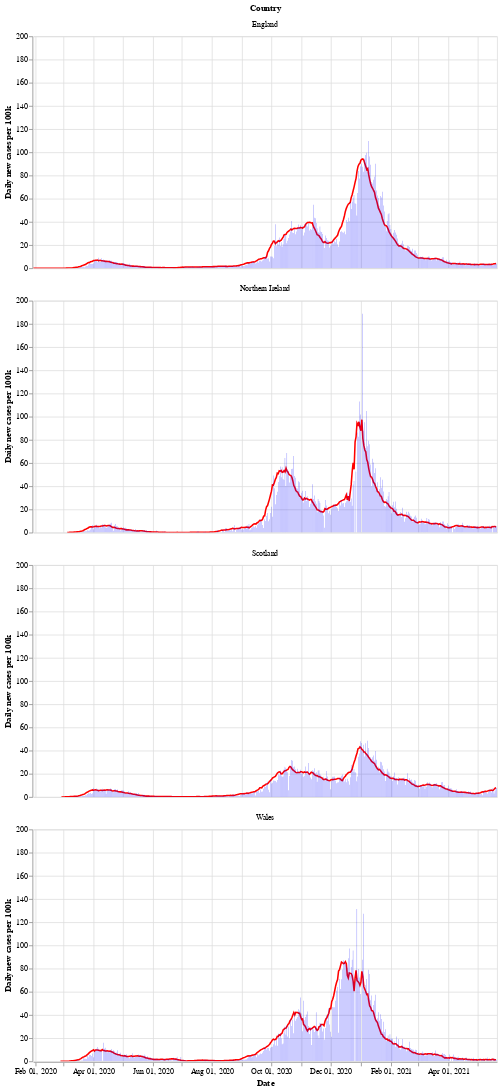

Write notebook code for a chart like this one.
### Markdown cell above
Next is a bar chart of the number of new cases in each country (per 100k population), with the 7 day moving average of cases. Again we see that Wales saw a longer period of raising and falling cases compared to the other countries.

After a period of cases falling, each nation is now seeing a rise in the number of cases - especially in Wales.

### Code cell
# collapse
bars = alt.Chart(uk_cases).mark_bar().encode(
    x=alt.X("yearmonthdate(date):T", axis=alt.Axis(title='Date')),
    y=alt.Y("newCasesRate:Q", axis=alt.Axis(title='Daily new cases per 100k')),
    tooltip='newCasesRate',
    color=alt.condition(
        alt.datum.dailyChange > 0,
        alt.value("orange"),  # The positive color
        alt.value("blue")  # The negative color
    )
).properties(title='New cases per 100k population with rolling 7 day average', width=600).interactive()
line = alt.Chart(uk_cases).mark_line(
    color='red',
    size=2,
).transform_window(
    rolling_mean='mean(newCasesRate)',
    frame=[0, 7],
    groupby=['areaName']
).encode(
    x='yearmonthdate(date):T',
    y='rolling_mean:Q'
)
alt.layer(line, bars, data=uk_cases).facet(alt.Row('areaName', title='Country'), columns=1)

### Figure 1 — Vega-Lite specification as saved in the notebook (floating-point values rounded to 4 significant figures; data arrays with more than 128 entries replaced by an {"elided": "..."} marker saying what was removed)
{"config": {"view": {"continuousWidth": 400, "continuousHeight": 300}}, "data": {"name": "data-8d4ab83e9967840c27927af82af69f15"}, "facet": {"type": "nominal", "field": "areaName", "title": "Country"}, "spec": {"layer": [{"mark": {"type": "line", "color": "red", "size": 2}, "encoding": {"x": {"type": "temporal", "field": "date", "timeUnit": "yearmonthdate"}, "y": {"type": "quantitative", "field": "rolling_mean"}}, "transform": [{"window": [{"op": "mean", "field": "newCasesRate", "as": "rolling_mean"}], "frame": [0, 7], "groupby": ["areaName"]}]}, {"mark": "bar", "encoding": {"color": {"condition": {"value": "orange", "test": "(datum.dailyChange > 0)"}, "value": "blue"}, "tooltip": {"type": "quantitative", "field": "newCasesRate"}, "x": {"type": "temporal", "axis": {"title": "Date"}, "field": "date", "timeUnit": "yearmonthdate"}, "y": {"type": "quantitative", "axis": {"title": "Daily new cases per 100k"}, "field": "newCasesRate"}}, "selection": {"selector002": {"type": "interval", "bind": "scales", "encodings": ["x", "y"]}}, "title": "New cases per 100k population with rolling 7 day average", "width": 600}]}, "columns": 1, "$schema": "https://vega.github.io/schema/vega-lite/v4.8.1.json", "datasets": {"data-8d4ab83e9967840c27927af82af69f15": {"elided": "1816 records"}}}
